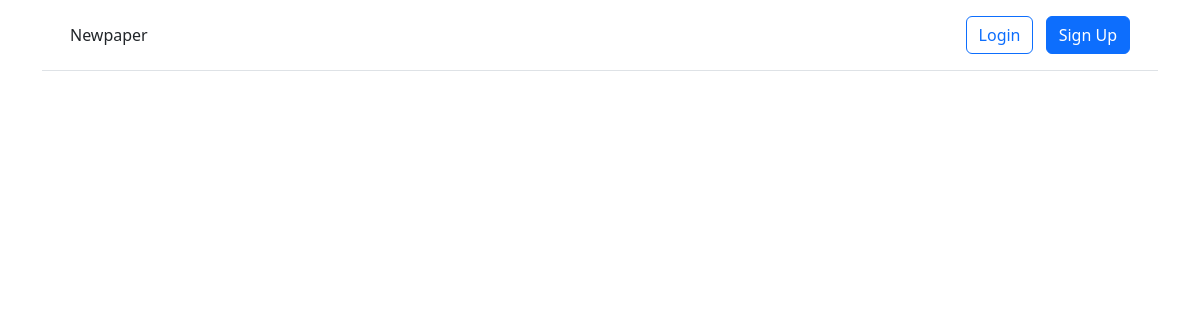
The page /articles/ on the database as committed earlier.
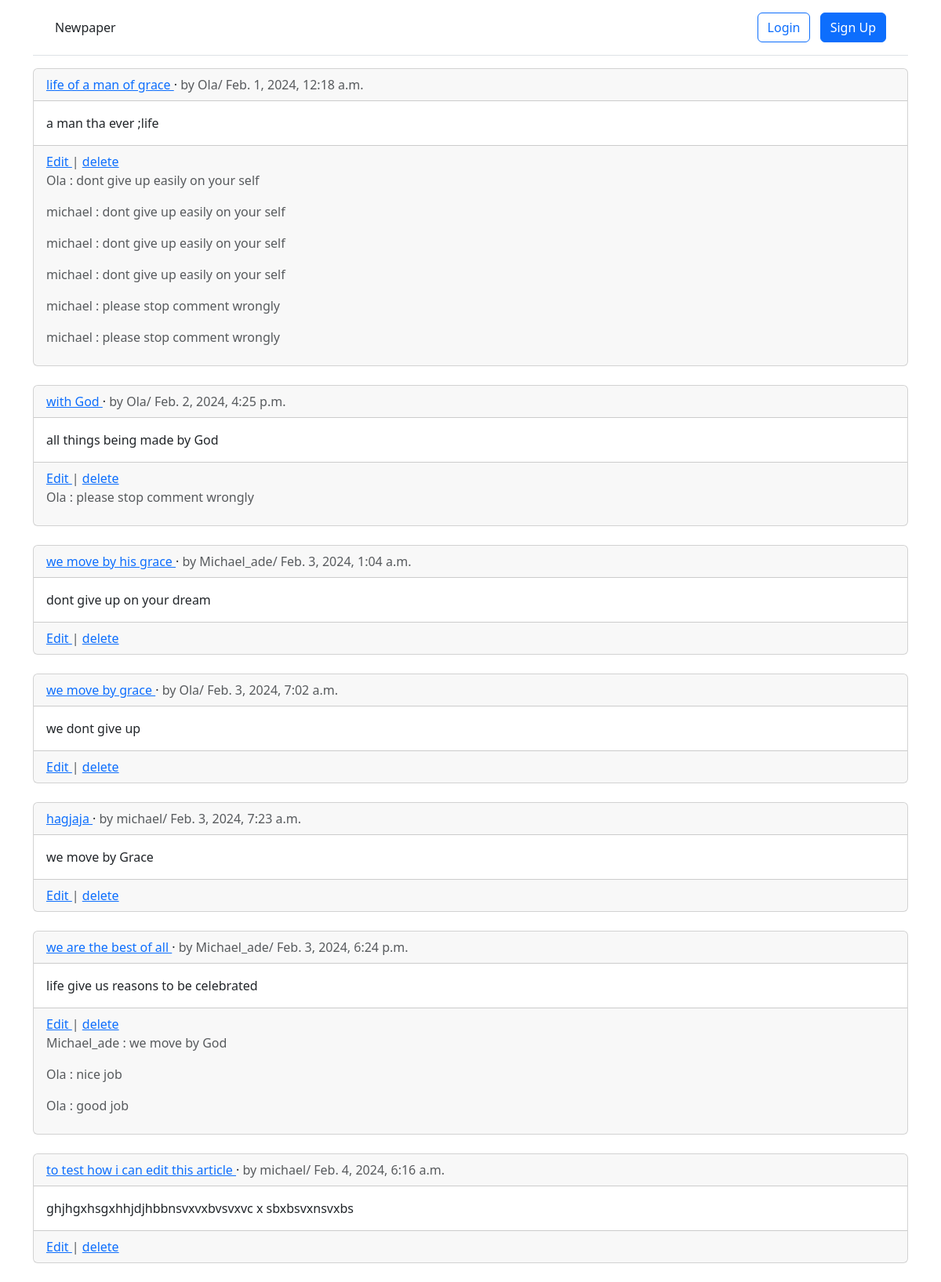
The same page on the database as committed later.
### articles/models.py (models this page shows, shortened)
class Article(models.Model):
    title = models.CharField(max_length=55)
    body = models.TextField()
    date = models.DateTimeField(auto_now_add = True)
    author = models.ForeignKey(settings.AUTH_USER_MODEL, on_delete=models.CASCADE,) #author =models.ForeignKey('auth.User', on_delete=models.CASCADE,)

class Comment(models.Model):
    article = models.ForeignKey(Article, on_delete=models.CASCADE,)
    comment = models.CharField(max_length=140)
    author = models.ForeignKey(settings.AUTH_USER_MODEL, on_delete=models.CASCADE,) #author =models.ForeignKey('auth.User', on_delete=models.CASCADE,)
    def __str__(self):
        return self.comment #display the data title in admin page

### accounts/models.py (models this page shows)
class CustomUser(AbstractUser):
    age = models.PositiveIntegerField(null=True, blank=True,)
    name =models.CharField(max_length = 255, null=True, blank = True)
    date = models.DateField(null = True, blank = True)
    mike = models.DateField(null = True, blank = True)  #new
    def __str__ (self):
        return self.username

### articles/views.py (the view)
# urls.py: path("", ArticlesListView.as_view(), name ='article_list'),
class ArticlesListView(ListView, LoginRequiredMixin):
    model = Article
    template_name = "article_list.html"

### accounts/templates/article_list.html (shortened to what this page needs)
 {% extends 'base.html' %}
 {% block content %}
    {%  for article in object_list %}
    <div class="card">
        <div class="card-header">
            <span class="font-weight-bold">
              <a href="{% url 'article_detail' article.pk%}">{{article.title }} </a>
            </span>
            &middot;
            <span class="text-muted">
                by {{ article.author}}/ {{article.date}}
            </span>
        </div>
        <div class="card-body">
            {{ article.body }}
        </div>
        <div class="card-footer text-start text-muted">
            <a href="{% url 'article_edit' article.pk%}">
                Edit
            </a> | <a href="{% url 'article_delete' article.pk%}">delete</a>
            {% for comment in article.comment_set.all %}
            <p>
                <span class="font-weight-bold">
                    {{comment.author}} :
                </span>
                <span>
                    {{ comment }}
                </span>
            </p>
            {% endfor %}
        </div>
    </div>
    <br/>
    {%  endfor %}
 {% endblock content %}

### accounts/templates/base.html (shortened to what this page needs)
<!DOCTYPE html>
<html lang="en">
    {%  load crispy_forms_tags %}
<head>
</head>
<link href="https://cdn.jsdelivr.net/npm/bootstrap@5.3.2/dist/css/bootstrap.min.css" rel="stylesheet">
<body>
    <div class="container">
        <header class="p-3 mb-3 border-bottom">
            <div class="container">
                <div class="d-flex flex-wrap align-items-center justify-content-center justify-content-lg-start">
                    <a class="navbar-brand" href="{% url 'home' %}" class="navbar-brand"  class="text-primary" > Newpaper</a>
                        {% if user.is_authenticated %}
                        <li >
                            <a href="{% url 'new_article' %}" class="nav-link px-2 link-dark"> New article</a>
                        </li>
                    </ul>
                </div>
                    <ul>
                        <div class="dropdown text-end">
                            <a href="#"  class="d-block link-dark text-decoration-none dropdown-toggle" id="dropdownUser1" data-bs-toggle="dropdown" aria-expanded="false"> {{ user.username }}</a>
                            <ul class="dropdown-menu text-small" aria-labelledby="dropdownUser1">
                                <li>
                                    <a href="{% url 'password_changes'%}" class="dropdown-item"> Change password</a>
                                </li>
                                <li>
                                    <form action="{% url 'logout' %}" method="post">
                                        {% csrf_token %}
                                     <button>Log Out</button>
                                    </form>
                                </li>
                            </ul>
                        </div>
                        {% else %}
                    <div class="text-end">
                        <a href="{% url 'login' %}" class="btn btn-outline-primary me-2">Login</a>
                        <a href="{% url 'signup'%}" class="btn btn-primary">Sign Up</a>
                    </div>
                {% endif %}
            </div>
        </header>
        <main>
            {% block content %}
            {% endblock content %}
        </main>
    </div>
</body>
</html>

Rows that differ between the two databases and show on the page:
added Article: title "life of a man of grace", author "Ola", date "Feb. 1, 2024, 12:18 a.m.", body "a man tha ever ;life"
added Comment: author "Ola", comment "dont give up easily on your self", shown under "life of a man of grace"
added Comment: author "michael", comment "dont give up easily on your self", shown under "life of a man of grace"
added Comment: author "michael", comment "dont give up easily on your self", shown under "life of a man of grace"
added Comment: author "michael", comment "dont give up easily on your self", shown under "life of a man of grace"
added Comment: author "michael", comment "please stop comment wrongly", shown under "life of a man of grace"
added Comment: author "michael", comment "please stop comment wrongly", shown under "life of a man of grace"
added Article: title "with God", author "Ola", date "Feb. 2, 2024, 4:25 p.m.", body "all things being made by God"
added Comment: author "Ola", comment "please stop comment wrongly", shown under "with God"
added Article: title "we move by his grace", author "Michael_ade", date "Feb. 3, 2024, 1:04 a.m.", body "dont give up on your dream"
added Article: title "we move by grace", author "Ola", date "Feb. 3, 2024, 7:02 a.m.", body "we dont give up"
added Article: title "hagjaja", author "michael", date "Feb. 3, 2024, 7:23 a.m.", body "we move by Grace"
added Article: title "we are the best of all", author "Michael_ade", date "Feb. 3, 2024, 6:24 p.m.", body "life give us reasons to be celebrated"
added Comment: author "Michael_ade", comment "we move by God", shown under "we are the best of all"
added Comment: author "Ola", comment "nice job", shown under "we are the best of all"
added Comment: author "Ola", comment "good job", shown under "we are the best of all"
added Article: title "to test how i can edit this article", author "michael", date "Feb. 4, 2024, 6:16 a.m.", body "ghjhgxhsgxhhjdjhbbnsvxvxbvsvxvc x sbxbsvxnsvxbs"
